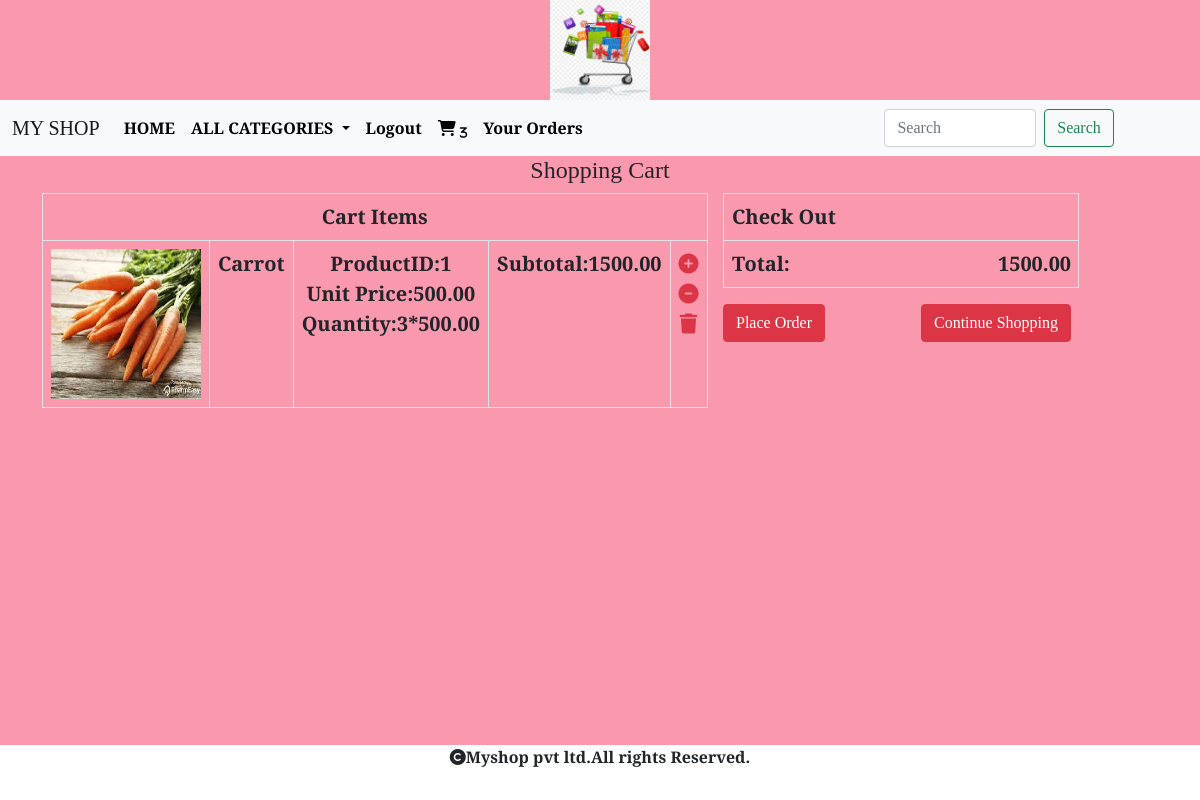
Screenshot of /cart/cartview (signed in) with the database file from the repository.
### cart/models.py (models this page shows, shortened)
class Cart(models.Model):
    product=models.ForeignKey(Product,on_delete=models.CASCADE)
    quantity=models.IntegerField()
    user=models.ForeignKey(User,on_delete=models.CASCADE)
    date_added=models.DateTimeField(auto_now_add=True)
    def subtotal(self):
        return self.quantity*self.product.price

### shop/models.py (models this page shows, shortened)
class Product(models.Model):
    name=models.CharField(max_length=20)
    desc=models.TextField()
    image=models.ImageField(upload_to="images/products",null=True,blank=True)
    price=models.DecimalField(max_digits=10,decimal_places=2)
    category = models.ForeignKey(Category, on_delete=models.CASCADE)
    stock=models.IntegerField()
    available=models.BooleanField(default=True)
    created=models.DateTimeField(auto_now_add=True)
    updated=models.DateTimeField(auto_now=True)

### cart/views.py (the view)
# urls.py: path('cartview',views.cartview,name="cartview"),
@login_required
def cartview(request):
    u=request.user
    cart=Cart.objects.filter(user=u)
    total=0
    for i in cart:
        total+=i.quantity*i.product.price
    return render(request,'cartview.html',{'c':cart,'total':total})

### cart/context_processors.py (called while the page is built)
def total(request):
    item_count=0
    if request.user:
        u=request.user
        try:
            cart=Cart.objects.filter(user=u)
            for i in cart:
                item_count+=i.quantity
        except:
            item_count=0
    return {'count':item_count}

### shop/context_processors.py (called while the page is built)
def menu_links(request):
    c=Category.objects.all()
    return{'links':c}

### templates/cartview.html
{% extends 'base.html' %}
{% load static %}
{% block content %}
<div class="container" style="margin-bottom:100px;">
    <div class="row">
        <h4 class="text-center">Shopping Cart</h4>
        <div class="col-7 ">
            <table class="table table-bordered text-center fs-5">
            <tr>
                <th colspan="5">Cart Items</th>
            </tr>
                {% for i in c %}
                <tr>
                    <td><img src="{{i.product.image.url}}" height="150px" width="150px"></td>
                    <td><b>{{i.product.name}}</b></td>
                    <td><b>ProductID:{{i.product.id}}</b><br>
                    <b>Unit Price:{{i.product.price}}</b><br>
                        <b>Quantity:{{i.quantity}}*{{i.product.price}}</b><br>
                    </td>
                    <td><b>Subtotal:{{i.subtotal}}</b></td>
                    {% if i.product.stock > 0 %}
                    <td><a href="{% url 'cart:addtocart' i.product.name %}"><i class="fa-solid fa-circle-plus text-danger fs-5"></i></a>
                    <a href="{% url 'cart:cart_remove' i.product.name %}"><i class="fa-solid fa-circle-minus text-danger fs-5"></i></a>
                    <a href="{% url 'cart:full_remove' i.product.name %}"><i class="fa-solid fa-trash text-danger fs-5"></i></a>
                    {% else %}
                    <a href="{% url 'cart:cart_remove' i.product.name %}"><i class="fa-solid fa-circle-minus text-danger fs-5"></i></a>
                    <a href="{% url 'cart:full_remove' i.product.name %}"><i class="fa-solid fa-trash text-danger fs-5"></i></a>
                    {% endif %}</td>
</tr>
                {% endfor %}
        </table>
        </div>
        <div class="col-4 ms-3 fs-5" style="position:relative;">
            <table class="table table-bordered">
                <tr>
                    <th colspan="5">Check Out</th>
                </tr>
                <tr><th>Total:<span style="position:absolute;right:20px;">{{total}}</span></th></tr>
            </table>
                <a href="{% url 'cart:orderform' %}" class="btn btn-danger">Place Order</a>
                <a href="{% url 'shop:category' %}" class="btn btn-danger" style="position:absolute;right:20px;">Continue Shopping</a>
        </div>
    </div>
</div>
{% endblock %}

### static/css/style.css (style rules this page uses)
body { font-family: 'Slabo 27px', serif; font-weight:400; font-style:normal; background-color:#fa98ae; }

### rows the page displays
Cart: product.image (picture), product.name "Carrot", product.id "1", product.price "500.00", quantity "3", subtotal "1500.00"

### other values shown
{{ count }} "3"
{{ total }} "1500.00"
